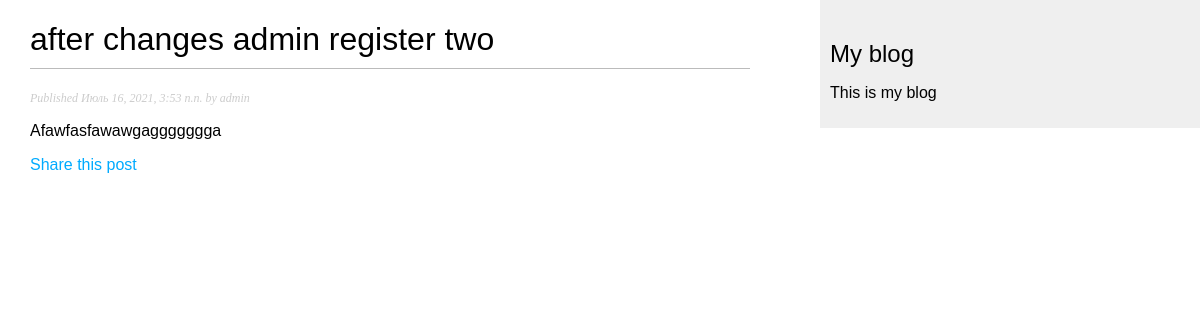
/blog/2021/7/16/after-changes-admin-register-two/, run on the app's committed database.
### blog/models.py (models this page shows, shortened)
class Post(models.Model):
	STATUS_CHOICES = {
		('draft', 'Draft'),
		('published', 'Published'),
	}
	title = models.CharField(max_length=250) #заголовок статьи (VARCHAR тип)
	slug = models.SlugField(max_length=250, unique_for_date='publish') # поле для формирования семантических URLов статей
	author = models.ForeignKey(User, on_delete=models.CASCADE, related_name='blog_post') # собсна автор, отношение "Один ко многим" автор может иметь много статей
	body = models.TextField() # содержание статьи
	publish = models.DateTimeField(default=timezone.now) # сохраняет дату публикации статьи
	created = models.DateTimeField(auto_now_add=True) # собсна указывает на дату создания статьи (auto_now_add=True - сохраняет автоматически при сохранении объекта)
	update  = models.DateTimeField(auto_now=True) # дата и время редактирования статьи (auto_now=True - сохраняет автоматически при сохранении объекта)
	status = models.CharField(max_length=10, choices=STATUS_CHOICES, default='draft') # статус статьи. Choices - для выбора статуса.
	objects = models.Manager() # описание менеджера
	published = PublishedManager() # добавление нового менеджера в модель
	class Meta:
		ordering = ('-publish',) # метаданные для порядка сортировки (по убыванию) (разумеется по убыванию даты публикации)

### blog/views.py (the view)
def post_detail(request, year, month, day, post):
	post = get_object_or_404(Post, slug=post,
                                   status='published',
                                   publish__year=year,
                                   publish__month=month,
                                   publish__day=day)
	return render(request,
                  'blog/post/detail.html',
                  {'post': post})
	'''обработчик страницы статьи. принимает на вход арг для получения статьи по слагу и дате.
	render - возвращает HTML - шаблон'''

### blog/templates/blog/post/detail.html (shortened to what this page needs)
{% extends "blog/base.html" %}
{% block content %}
  <h1>{{ post.title }}</h1>
  <p class="date">
    Published {{ post.publish }} by {{ post.author }}
  </p>
  {{ post.body|linebreaks }}
    <p>
      <a href="{% url 'blog:post_share' post.id %}">Share this post</a>
    </p>
{% endblock %}

### blog/static/css/blog.css (style rules this page uses)
body { margin:0; padding:0; font-family:helvetica, sans-serif; }
a { color:#00abff; text-decoration:none; }
h1 { font-weight:normal; border-bottom:1px solid #bbb; padding:0 0 10px 0; }
p.date { color:#ccc; font-family: georgia, serif; font-size: 12px; font-style: italic; }

### data on the page
Post: title "after changes admin register two", publish "Июль 16, 2021, 3:53 п.п.", author "admin", body "Afawfasfawawgaggggggga"
